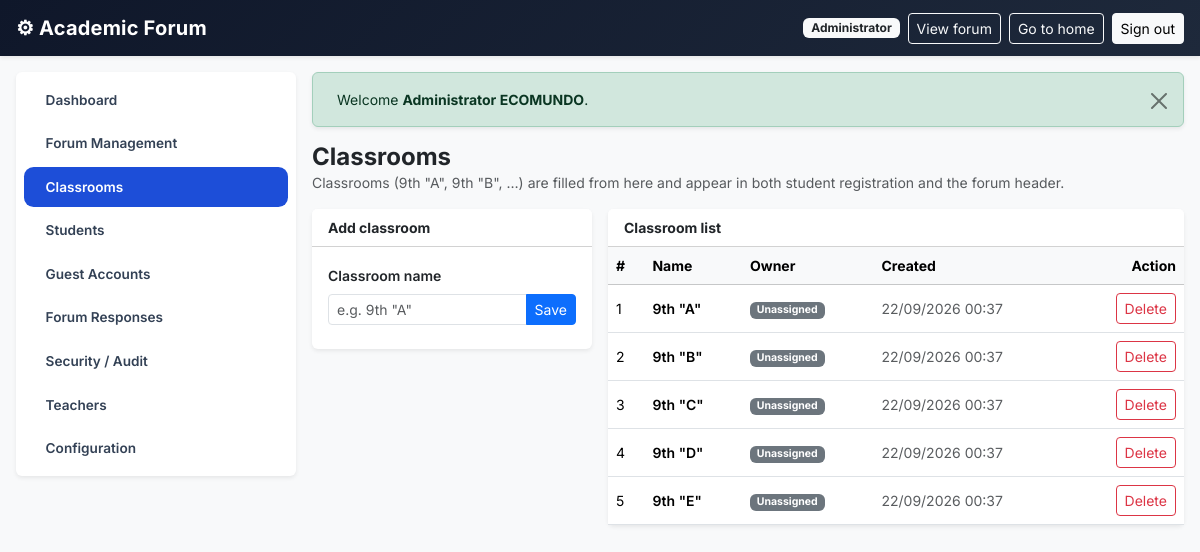
The page /admin/salones (signed in) on the database its author committed.
### tables this page shows
CREATE TABLE `salones` (
    `id`         INT UNSIGNED NOT NULL AUTO_INCREMENT,
    `name`       VARCHAR(80)  NOT NULL,
    `teacher_id` INT UNSIGNED NULL,
    `created_at` DATETIME     NOT NULL DEFAULT CURRENT_TIMESTAMP,
    PRIMARY KEY (`id`),
    UNIQUE KEY `uq_salones_name` (`name`),
    KEY `fk_salones_teacher` (`teacher_id`),
    CONSTRAINT `fk_salones_teacher` FOREIGN KEY (`teacher_id`) REFERENCES `users` (`id`) ON DELETE CASCADE
);

### app/Core/View.php (called while the page is built, shortened)
<?php
class View
{
    protected static function resolve(string $view): string
    {
        $file = APP_PATH . DS . 'Views' . DS . str_replace('.', DS, $view) . '.php';
        return $file;
    }
    public static function render(string $view, array $data = []): void
    {
        extract($data, EXTR_SKIP);
        require self::resolve($view);
    }
}

### app/Core/Controller.php (called while the page is built)
<?php
abstract class Controller
{
    protected function view(string $view, array $data = []): void
    {
        View::render($view, $data);
    }
}

### app/Controllers/AdminController.php (called while the page is built, shortened)
<?php
class AdminController extends Controller
{
    private function isAdmin(): bool
    {
        return is_admin_user();
    }
    private function scope(): ?int
    {
        return $this->isAdmin() ? null : $this->uid();
    }
    public function salones(): void
    {
        $teacherId = $this->scope();
        $this->view('admin/salones', [
            'salones'   => Salon::all($teacherId),
            'teachers'  => $this->isAdmin() ? User::all(['role' => 'teacher']) : [],
            'pageTitle' => 'Classrooms',
        ]);
    }
}

### index.php (called while the page is built, shortened)
<?php
require_once APP_PATH . DS . 'Helpers' . DS . 'functions.php';
$url    = isset($_GET['url']) ? trim($_GET['url'], '/') : '';
$method = $_SERVER['REQUEST_METHOD'] ?? 'GET';
try {
    $router = new Router();
    $router->dispatch($method, $url);
} catch (Throwable $e) {
    http_response_code(500);
    if (DEBUG) {
        echo '<pre>' . e($e->getMessage()) . PHP_EOL . e($e->getTraceAsString()) . '</pre>';
    } else {
        echo 'An unexpected error occurred. Please try again.';
    }
}

### app/Helpers/functions.php (called while the page is built, shortened)
<?php
function e($value): string
{
    return htmlspecialchars((string) $value, ENT_QUOTES, 'UTF-8');
}
function base_url(string $path = ''): string
{
    return BASE_URL . '/' . ltrim($path, '/');
}
function current_user(): ?array
{
    return $_SESSION['user'] ?? null;
}
function pretty_datetime(string $datetime): string
{
    return date('d/m/Y H:i', strtotime($datetime));
}

### app/Models/Database.php (called while the page is built, shortened)
<?php
class Database
{
    private static $conn = null;
    private static function conn(): mysqli
    {
        if (self::$conn === null) {
            self::$conn = new mysqli(DB_HOST, DB_USER, DB_PASS, DB_NAME, DB_PORT);
            self::$conn->set_charset('utf8mb4');
        }
        return self::$conn;
    }
    public static function query(string $sql, array $params = []): ?mysqli_result
    {
        $stmt = self::conn()->prepare($sql);
        $stmt->execute();
        return $stmt->get_result();
    }
    public static function fetchAll(string $sql, array $params = []): array
    {
        $result = self::query($sql, $params);
        return $result ? $result->fetch_all(MYSQLI_ASSOC) : [];
    }
}

### app/Models/Salon.php (called while the page is built, shortened)
<?php
class Salon
{
    public static function all(?int $teacherId = null): array
    {
        $sql = "SELECT s.*, u.first_name, u.last_name AS teacher_name
                FROM salones s
                LEFT JOIN users u ON u.id = s.teacher_id";
        $params = [];
        $sql .= " ORDER BY s.name ASC";
        return Database::fetchAll($sql, $params);
    }
}

### app/Views/admin/salones.php (the view, shortened to what this page needs)
<?php include APP_PATH . '/Views/admin/_admin_head.php'; ?>
<div class="d-flex flex-wrap justify-content-between align-items-center mb-3 gap-2">
    <div>
        <h1 class="h4 fw-bold mb-0">Classrooms</h1>
        <p class="text-muted small mb-0"><?= $__isAdminRole ? 'Classrooms (9th "A", 9th "B", …) are filled from here and appear in both student registration and the forum header.' : 'Create the classrooms you supervise; students register selecting your classrooms.' ?></p>
    </div>
</div>
<div class="row g-3">
    <div class="col-12 col-lg-4">
        <div class="card border-0 shadow-sm">
            <div class="card-header bg-white fw-bold small">Add classroom</div>
            <div class="card-body">
                <form method="post" action="<?= e(base_url('admin/salones/save')) ?>">
                    <label class="form-label small fw-semibold">Classroom name</label>
                    <div class="input-group input-group-sm mb-2">
                        <input type="text" name="name" class="form-control" required maxlength="80" placeholder='e.g. 9th "A"'>
                        <button class="btn btn-primary">Save</button>
                    </div>
                </form>
            </div>
        </div>
    </div>
    <div class="col-12 col-lg-8">
        <div class="card border-0 shadow-sm">
            <div class="card-header bg-white fw-bold small">Classroom list</div>
            <div class="table-responsive">
                <table class="table table-hover align-middle small mb-0">
                    <thead class="table-light">
                        <tr>
                            <th>#</th>
                            <th>Name</th>
                            <?php if ($__isAdminRole): ?><th>Owner</th><?php endif; ?>
                            <th>Created</th>
                            <th class="text-end">Action</th>
                        </tr>
                    </thead>
                    <tbody>
                        <?php foreach ($salones as $i => $s): ?>
                            <tr>
                                <td><?= $i + 1 ?></td>
                                <td class="fw-semibold"><?= e($s['name']) ?></td>
                                <?php if ($__isAdminRole): ?>
                                    <td class="text-muted">
                                        <?= $s['teacher_id'] ? e(trim($s['first_name'] . ' ' . ($s['last_name'] ?? ''))) : '<span class="badge text-bg-secondary">Unassigned</span>' ?>
                                    </td>
                                <?php endif; ?>
                                <td class="text-muted"><?= e(pretty_datetime($s['created_at'])) ?></td>
                                <td class="text-end">
                                    <form method="post" action="<?= e(base_url('admin/salones/delete')) ?>" class="d-inline"
                                          onsubmit="return confirm('Delete classroom <?= e(addslashes($s['name'])) ?>? Its students will no longer have a classroom.');">
                                        <button class="btn btn-sm btn-outline-danger">Delete</button>
                                    </form>
                                </td>
                            </tr>
                        <?php endforeach; ?>
                    </tbody>
                </table>
            </div>
        </div>
    </div>
</div>
<?php include APP_PATH . '/Views/admin/_admin_foot.php'; ?>

### public/css/app.css (style rules this page uses)
:root { --app-dark: #0f172a; }
html { scroll-behavior: smooth; }
body { font-family: 'Inter', system-ui, -apple-system, sans-serif; background: #f1f5f9; min-height: 100vh; }

### rows shown on the page
salones: name "9th \"A\"", shows "Unassigned", created_at "22/09/2026 00:37"
salones: name "9th \"B\"", shows "Unassigned", created_at "22/09/2026 00:37"
salones: name "9th \"C\"", shows "Unassigned", created_at "22/09/2026 00:37"
salones: name "9th \"D\"", shows "Unassigned", created_at "22/09/2026 00:37"
salones: name "9th \"E\"", shows "Unassigned", created_at "22/09/2026 00:37"

### other values the page prints
APP_NAME "Academic Forum"
$__ok "Welcome Administrator ECOMUNDO ."
